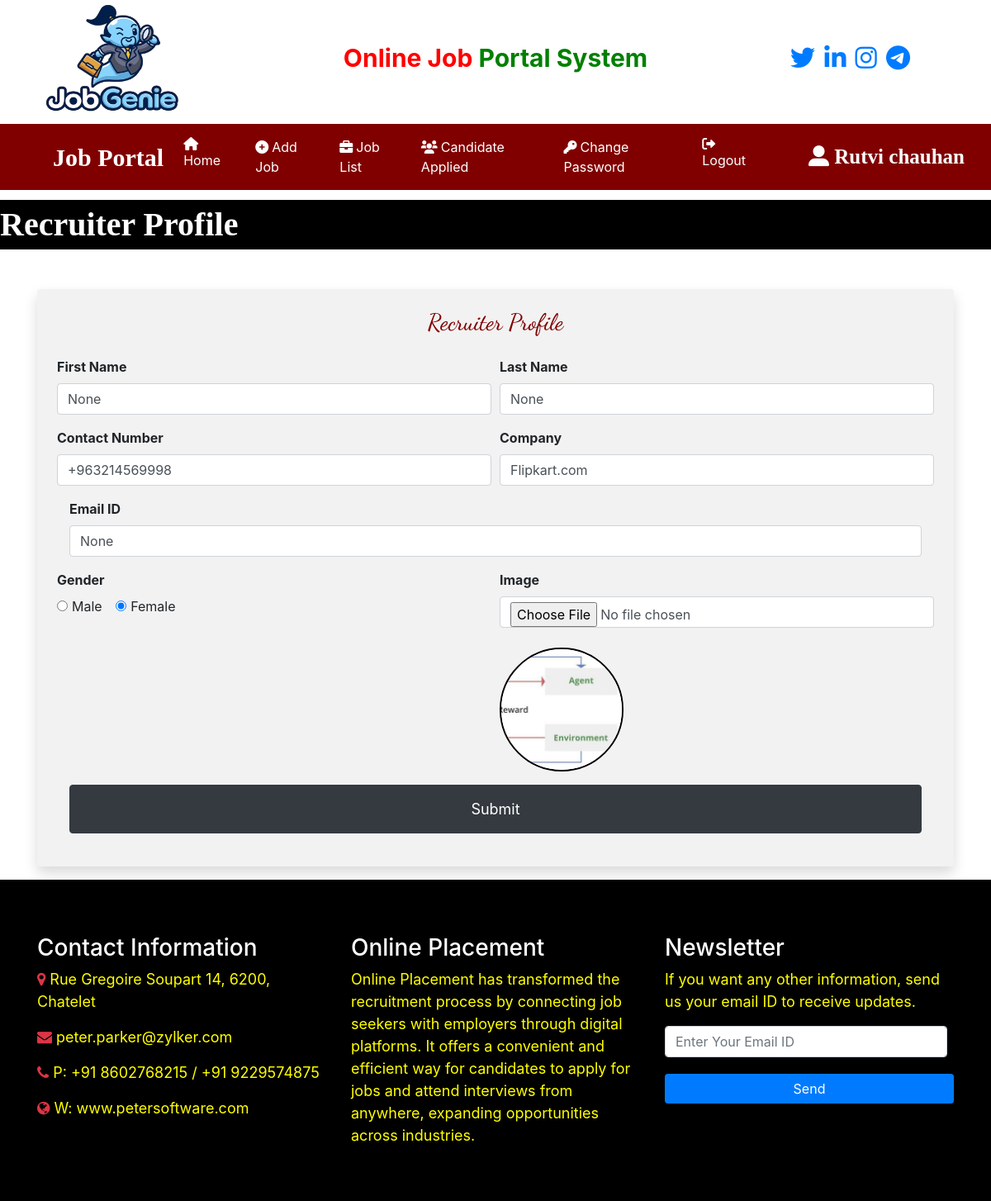
The app's page /recruiter_home/ (signed in) with its own data.
### job/models.py (models this page shows, shortened)
class Recruiter(models.Model):
    user = models.ForeignKey(User, on_delete=models.CASCADE)
    first_name = models.CharField(max_length=100, null=True, blank=True)
    last_name = models.CharField(max_length=100, null=True, blank=True)
    company = models.CharField(max_length=100,null = True, blank=True)
    mobile = models.CharField(max_length=15, null=True, blank=True)
    image = models.FileField(null=True, blank=True)
    gender = models.CharField(max_length=10, null=True, blank=True)
    Type = models.CharField(max_length=15,default="Recruiter")
    status = models.CharField(max_length=15,null=True)
    email = models.CharField(max_length=30 , null=True, blank=True)

### job/views.py (the view, shortened to what this page needs)
# urls.py: path('recruiter_home/', recruiter_home, name='recruiter_home'),
def recruiter_home(request):
    if not request.user.is_authenticated:
        return redirect('recruiter_login')
    try:
        recruiter = Recruiter.objects.get(user=request.user)
    except Recruiter.DoesNotExist:
        messages.error(request, "Recruiter not found.")
        return redirect('recruiter_login')
    except Exception as e:
        print(e)
        messages.error(request, "An unexpected error occurred.")
    return render(request, 'recruiter_home.html', {'recruiter': recruiter})

### job/templates/recruiter_home.html (shortened to what this page needs)
<body>
    {% include 'recruiter_navigation.html' %}
    <marquee style="font-family: 'Monotype-Corsiva'; font-size: 40px; color: white; background-color: black; font-weight: bold; margin-top: 1%">
        Recruiter Profile
    </marquee>
    <div class="container mt-5">
        <form name="signup" method="POST" enctype="multipart/form-data" class="shadow p-4 rounded" onsubmit="return checkpass()" style="background-color: #f2f2f2;">
            <h3 class="text-center mb-4" style="font-family: 'Dancing Script', cursive; color: maroon;">Recruiter Profile</h3>
            <div class="form-row">
                <div class="form-group col-md-6">
                    <label for="username"><b>First Name</b></label>
                    <input type="text" id="username" class="form-control" name="Uname" value="{{recruiter.first_name}}" required>
                </div>
                <div class="form-group col-md-6">
                    <label for="last_name"><b>Last Name</b></label>
                    <input type="text" id="last_name" class="form-control" name="LastName" value="{{recruiter.last_name}}" required>
                </div>
            </div>
            <div class="form-row">
                <div class="form-group col-md-6">
                    <label for="contact_number"><b>Contact Number</b></label>
                    <input type="text" id="contact_number" class="form-control" name="ContactNumber" value="{{recruiter.mobile}}" required>
                </div>
                <div class="form-group col-md-6">
                    <label for="Company"><b>Company</b></label>
                    <input type="text" id="Company" class="form-control" name="Company" value="{{recruiter.company}}" required>
                </div>
            </div>
            <div class="form-group col-md-12">
                <label for="Email_ID"><b>Email ID</b></label>
                <input type="email" id="Email_ID" class="form-control" name="Email_ID" value="{{recruiter.email}}" required>
            </div>
            <div class="form-row">
            <div class="form-group col-md-6">
                <label><b>Gender </b></label><br>
                <div class="form-check form-check-inline">
                    <input class="form-check-input" type="radio" name="Gender" id="male" value="Male"
                        {% if recruiter.gender == "Male" %}checked{% endif %}>
                    <label class="form-check-label" for="male">Male</label>
                </div>
                <div class="form-check form-check-inline">
                    <input class="form-check-input" type="radio" name="Gender" id="female" value="Female"
                        {% if recruiter.gender == "Female" %}checked{% endif %}>
                    <label class="form-check-label" for="female">Female</label>
                </div>
            </div>
            <div class="form-group col-md-6">
                <label for="image"><b>Image</b></label>
                <div class="image-container">
                    <input type="file" id="image" class="form-control" name="Image" accept="image/*" onchange="previewImage(event)"><br>
                    <img id="imagePreview" src="{{ recruiter.image.url }}" alt="Profile Image" class="image-preview img-fluid rounded-circle">
                </div>
            </div>
        </div>
            <div class="form-group col-md-12">
                <button type="submit" class="btn btn-dark btn-block" style="font-size: 18px; padding: 15px; transition: background-color 0.3s;" onmouseover="this.style.backgroundColor='#333'" onmouseout="this.style.backgroundColor='black'">
                    Submit
                </button>
            </div>
        </form>
    </div>
</body>
{% include "footer.html" %}

### job/templates/recruiter_navigation.html (shortened to what this page needs)
<!DOCTYPE html>
<html lang="en">
<head>
    {% load static %}
    <link rel="stylesheet" href="https://cdn.jsdelivr.net/npm/bootstrap@4.6.2/dist/css/bootstrap.min.css">
    <link href="https://cdnjs.cloudflare.com/ajax/libs/font-awesome/6.0.0-beta3/css/all.min.css" rel="stylesheet">
</head>
<body>
<div class="container">
    <div class="row">
        <div class="col-sm-3">
            <img src="{% static 'images/job1.png' %}" style="width:180px; height:150px">
        </div>
        <div class="col-sm-6 mt-5 text-center">
            <span style="font-weight: bold; font-size: 30px">
                <span style="color: red;">Online Job</span>
                <span style="color: Green;">Portal System</span>
            </span>
        </div>
        <div class="col-sm-3 mt-5 text-center">
            <span style="font-weight: bold; font-size: 30px">
                <a href="#" class="pl-1"><i class="fab fa-twitter"></i></a>
                <a href="#" class="pl-1"><i class="fab fa-linkedin"></i></a>
                <a href="#" class="pl-1"><i class="fab fa-instagram"></i></a>
                <a href="#" class="pl-1"><i class="fab fa-telegram"></i></a>
            </span>
        </div>
    </div>
</div>
<nav class="navbar navbar-expand-sm navbar-dark" style="background-color: maroon;">
    <a class="navbar-brand text-white pl-5 font-weight-bold" style="font-family: 'Monotype Corsiva'; font-size: 30px" href="#">Job Portal</a>
    <div class="collapse navbar-collapse" id="navbarNav">
        <ul class="navbar-nav ml-auto">
            <li class="nav-item">
                <a class="nav-link" href="{% url 'user_home' %}"><i class="fas fa-home mr-1"></i>Home</a>
            </li>
            <li class="nav-item">
                <a class="nav-link" href="{% url 'add_job' %}"><i class="fas fa-plus-circle mr-1"></i>Add Job</a>
            </li>
            <li class="nav-item">
                <a class="nav-link" href="{% url 'job_list' %}"><i class="fas fa-briefcase mr-1"></i>Job List</a>
            </li>
            <li class="nav-item">
                <a class="nav-link" href="{% url 'applied_candidate_list' %}"><i class="fas fa-users mr-1"></i>Candidate Applied</a>
            </li>
            <li class="nav-item">
                <a class="nav-link" href="{% url 'change_passwordrecruiter' %}"><i class="fas fa-key mr-1"></i>Change Password</a>
            </li>
            <li class="nav-item">
                <a class="nav-link" href="{% url 'logout' %}"><i class="fas fa-sign-out-alt"></i>Logout</a>
            </li>
        </ul>
        <a class="navbar-brand text-white pl-5 font-weight-bold" style="font-family: 'Monotype Corsiva'; font-size: 25px" href="#"><i class="fas fa-user-alt"></i> {{request.user.first_name}} {{request.user.last_name}}</a>
    </div>
</nav>
</body>
</html>

### job/templates/recruiter_navigation.html (style rules this page uses)
.nav-link { color: white !important; margin-right: 15px; }

### job/templates/recruiter_home.html (style rules this page uses)
.image-preview { width: 150px; height: 150px; object-fit: cover; border-radius: 5px; border: 2px solid #000; }

### records on screen
Recruiter: Uname "None", LastName "None", ContactNumber "+963214569998", Company "Flipkart.com", Email_ID "None", gender "☐ Male", gender "☑ Female", image (picture)

### other values on screen
{{ request.user.first_name }} "Rutvi"
{{ request.user.last_name }} "chauhan"
